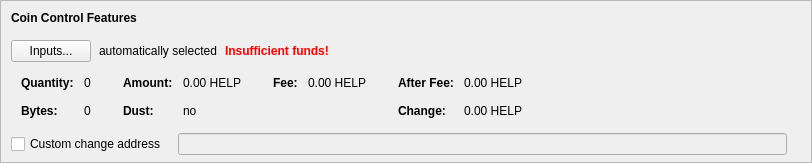
    <widget class="QFrame" name="frameCoinControl">
     <property name="sizePolicy">
      <sizepolicy hsizetype="Expanding" vsizetype="Expanding">
       <horstretch>0</horstretch>
       <verstretch>0</verstretch>
      </sizepolicy>
     </property>
     <property name="maximumSize">
      <size>
       <width>16777215</width>
       <height>16777215</height>
      </size>
     </property>
     <property name="frameShape">
      <enum>QFrame::StyledPanel</enum>
     </property>
     <property name="frameShadow">
      <enum>QFrame::Sunken</enum>
     </property>
     <layout class="QVBoxLayout" name="verticalLayoutCoinControl2">
      <property name="spacing">
       <number>0</number>
      </property>
      <property name="leftMargin">
       <number>0</number>
      </property>
      <property name="topMargin">
       <number>0</number>
      </property>
      <property name="rightMargin">
       <number>0</number>
      </property>
      <property name="bottomMargin">
       <number>6</number>
      </property>
      <item>
       <layout class="QVBoxLayout" name="verticalLayoutCoinControl" stretch="0,0,0,0,1">
        <property name="spacing">
         <number>0</number>
        </property>
        <property name="leftMargin">
         <number>10</number>
        </property>
        <property name="topMargin">
         <number>10</number>
        </property>
        <item>
         <layout class="QHBoxLayout" name="horizontalLayoutCoinControl1">
          <property name="bottomMargin">
           <number>15</number>
          </property>
          <item>
           <widget class="QLabel" name="labelCoinControlFeatures">
            <property name="sizePolicy">
             <sizepolicy hsizetype="Preferred" vsizetype="Maximum">
              <horstretch>0</horstretch>
              <verstretch>0</verstretch>
             </sizepolicy>
            </property>
            <property name="font">
             <font>
              <weight>75</weight>
              <bold>true</bold>
             </font>
            </property>
            <property name="styleSheet">
             <string notr="true">font-weight:bold;</string>
            </property>
            <property name="text">
             <string>Coin Control Features</string>
            </property>
           </widget>
          </item>
         </layout>
        </item>
        <item>
         <layout class="QHBoxLayout" name="horizontalLayoutCoinControl2" stretch="0,0,0,0">
          <property name="spacing">
           <number>8</number>
          </property>
          <property name="bottomMargin">
           <number>10</number>
          </property>
          <item>
           <widget class="QPushButton" name="pushButtonCoinControl">
            <property name="styleSheet">
             <string notr="true"/>
            </property>
            <property name="text">
             <string>Inputs...</string>
            </property>
            <property name="autoDefault">
             <bool>false</bool>
            </property>
           </widget>
          </item>
          <item>
           <widget class="QLabel" name="labelCoinControlAutomaticallySelected">
            <property name="text">
             <string>automatically selected</string>
            </property>
            <property name="margin">
             <number>5</number>
            </property>
           </widget>
          </item>
          <item>
           <widget class="QLabel" name="labelCoinControlInsuffFunds">
            <property name="font">
             <font>
              <weight>75</weight>
              <bold>true</bold>
             </font>
            </property>
            <property name="styleSheet">
             <string notr="true">color:red;font-weight:bold;</string>
            </property>
            <property name="text">
             <string>Insufficient funds!</string>
            </property>
            <property name="margin">
             <number>5</number>
            </property>
           </widget>
          </item>
          <item>
           <spacer name="horizontalSpacerCoinControl">
            <property name="orientation">
             <enum>Qt::Horizontal</enum>
            </property>
            <property name="sizeHint" stdset="0">
             <size>
              <width>40</width>
              <height>1</height>
             </size>
            </property>
           </spacer>
          </item>
         </layout>
        </item>
        <item>
         <widget class="QWidget" name="widgetCoinControl" native="true">
          <property name="sizePolicy">
           <sizepolicy hsizetype="Preferred" vsizetype="Preferred">
            <horstretch>0</horstretch>
            <verstretch>0</verstretch>
           </sizepolicy>
          </property>
          <property name="minimumSize">
           <size>
            <width>0</width>
            <height>0</height>
           </size>
          </property>
          <property name="styleSheet">
           <string notr="true"/>
          </property>
          <layout class="QHBoxLayout" name="horizontalLayoutCoinControl5">
           <property name="leftMargin">
            <number>0</number>
           </property>
           <property name="topMargin">
            <number>0</number>
           </property>
           <property name="rightMargin">
            <number>0</number>
           </property>
           <property name="bottomMargin">
            <number>0</number>
           </property>
           <item>
            <layout class="QHBoxLayout" name="horizontalLayoutCoinControl3" stretch="0,0,0,1">
             <property name="spacing">
              <number>20</number>
             </property>
             <property name="topMargin">
              <number>0</number>
             </property>
             <property name="bottomMargin">
              <number>10</number>
             </property>
             <item>
              <layout class="QFormLayout" name="formLayoutCoinControl1">
               <property name="horizontalSpacing">
                <number>10</number>
               </property>
               <property name="verticalSpacing">
                <number>14</number>
               </property>
               <property name="leftMargin">
                <number>10</number>
               </property>
               <property name="topMargin">
                <number>4</number>
               </property>
               <property name="rightMargin">
                <number>6</number>
               </property>
               <item row="0" column="0">
                <widget class="QLabel" name="labelCoinControlQuantityText">
                 <property name="font">
                  <font>
                   <weight>75</weight>
                   <bold>true</bold>
                  </font>
                 </property>
                 <property name="text">
                  <string>Quantity:</string>
                 </property>
                 <property name="margin">
                  <number>0</number>
                 </property>
                </widget>
               </item>
               <item row="0" column="1">
                <widget class="QLabel" name="labelCoinControlQuantity">
                 <property name="cursor">
                  <cursorShape>IBeamCursor</cursorShape>
                 </property>
                 <property name="contextMenuPolicy">
                  <enum>Qt::ActionsContextMenu</enum>
                 </property>
                 <property name="text">
                  <string notr="true">0</string>
                 </property>
                 <property name="margin">
                  <number>0</number>
                 </property>
                 <property name="textInteractionFlags">
                  <set>Qt::LinksAccessibleByMouse|Qt::TextSelectableByKeyboard|Qt::TextSelectableByMouse</set>
                 </property>
                </widget>
               </item>
               <item row="1" column="0">
                <widget class="QLabel" name="labelCoinControlBytesText">
                 <property name="font">
                  <font>
                   <weight>75</weight>
                   <bold>true</bold>
                  </font>
                 </property>
                 <property name="text">
                  <string>Bytes:</string>
                 </property>
                </widget>
               </item>
               <item row="1" column="1">
                <widget class="QLabel" name="labelCoinControlBytes">
                 <property name="cursor">
                  <cursorShape>IBeamCursor</cursorShape>
                 </property>
                 <property name="contextMenuPolicy">
                  <enum>Qt::ActionsContextMenu</enum>
                 </property>
                 <property name="text">
                  <string notr="true">0</string>
                 </property>
                 <property name="textInteractionFlags">
                  <set>Qt::LinksAccessibleByMouse|Qt::TextSelectableByKeyboard|Qt::TextSelectableByMouse</set>
                 </property>
                </widget>
               </item>
              </layout>
             </item>
             <item>
              <layout class="QFormLayout" name="formLayoutCoinControl2">
               <property name="horizontalSpacing">
                <number>10</number>
               </property>
               <property name="verticalSpacing">
                <number>14</number>
               </property>
               <property name="leftMargin">
                <number>6</number>
               </property>
               <property name="topMargin">
                <number>4</number>
               </property>
               <property name="rightMargin">
                <number>6</number>
               </property>
               <item row="0" column="0">
                <widget class="QLabel" name="labelCoinControlAmountText">
                 <property name="font">
                  <font>
                   <weight>75</weight>
                   <bold>true</bold>
                  </font>
                 </property>
                 <property name="text">
                  <string>Amount:</string>
                 </property>
                 <property name="margin">
                  <number>0</number>
                 </property>
                </widget>
               </item>
               <item row="0" column="1">
                <widget class="QLabel" name="labelCoinControlAmount">
                 <property name="cursor">
                  <cursorShape>IBeamCursor</cursorShape>
                 </property>
                 <property name="contextMenuPolicy">
                  <enum>Qt::ActionsContextMenu</enum>
                 </property>
                 <property name="text">
                  <string notr="true">0.00 HELP</string>
                 </property>
                 <property name="textInteractionFlags">
                  <set>Qt::LinksAccessibleByMouse|Qt::TextSelectableByKeyboard|Qt::TextSelectableByMouse</set>
                 </property>
                </widget>
               </item>
               <item row="1" column="0">
                <widget class="QLabel" name="labelCoinControlLowOutputText">
                 <property name="font">
                  <font>
                   <weight>75</weight>
                   <bold>true</bold>
                  </font>
                 </property>
                 <property name="text">
                  <string>Dust:</string>
                 </property>
                </widget>
               </item>
               <item row="1" column="1">
                <widget class="QLabel" name="labelCoinControlLowOutput">
                 <property name="cursor">
                  <cursorShape>IBeamCursor</cursorShape>
                 </property>
                 <property name="contextMenuPolicy">
                  <enum>Qt::ActionsContextMenu</enum>
                 </property>
                 <property name="text">
                  <string notr="true">no</string>
                 </property>
                 <property name="textInteractionFlags">
                  <set>Qt::LinksAccessibleByMouse|Qt::TextSelectableByKeyboard|Qt::TextSelectableByMouse</set>
                 </property>
                </widget>
               </item>
              </layout>
             </item>
             <item>
              <layout class="QFormLayout" name="formLayoutCoinControl3">
               <property name="horizontalSpacing">
                <number>10</number>
               </property>
               <property name="verticalSpacing">
                <number>14</number>
               </property>
               <property name="leftMargin">
                <number>6</number>
               </property>
               <property name="topMargin">
                <number>4</number>
               </property>
               <property name="rightMargin">
                <number>6</number>
               </property>
               <item row="0" column="0">
                <widget class="QLabel" name="labelCoinControlFeeText">
                 <property name="font">
                  <font>
                   <weight>75</weight>
                   <bold>true</bold>
                  </font>
                 </property>
                 <property name="text">
                  <string>Fee:</string>
                 </property>
                 <property name="margin">
                  <number>0</number>
                 </property>
                </widget>
               </item>
               <item row="0" column="1">
                <widget class="QLabel" name="labelCoinControlFee">
                 <property name="cursor">
                  <cursorShape>IBeamCursor</cursorShape>
                 </property>
                 <property name="contextMenuPolicy">
                  <enum>Qt::ActionsContextMenu</enum>
                 </property>
                 <property name="text">
                  <string notr="true">0.00 HELP</string>
                 </property>
                 <property name="textInteractionFlags">
                  <set>Qt::LinksAccessibleByMouse|Qt::TextSelectableByKeyboard|Qt::TextSelectableByMouse</set>
                 </property>
                </widget>
               </item>
              </layout>
             </item>
             <item>
              <layout class="QFormLayout" name="formLayoutCoinControl4">
               <property name="horizontalSpacing">
                <number>10</number>
               </property>
               <property name="verticalSpacing">
                <number>14</number>
               </property>
               <property name="leftMargin">
                <number>6</number>
               </property>
               <property name="topMargin">
                <number>4</number>
               </property>
               <property name="rightMargin">
                <number>6</number>
               </property>
               <item row="0" column="0">
                <widget class="QLabel" name="labelCoinControlAfterFeeText">
                 <property name="font">
                  <font>
                   <weight>75</weight>
                   <bold>true</bold>
                  </font>
                 </property>
                 <property name="text">
                  <string>After Fee:</string>
                 </property>
                 <property name="margin">
                  <number>0</number>
                 </property>
                </widget>
               </item>
               <item row="0" column="1">
                <widget class="QLabel" name="labelCoinControlAfterFee">
                 <property name="cursor">
                  <cursorShape>IBeamCursor</cursorShape>
                 </property>
                 <property name="contextMenuPolicy">
                  <enum>Qt::ActionsContextMenu</enum>
                 </property>
                 <property name="text">
                  <string notr="true">0.00 HELP</string>
                 </property>
                 <property name="textInteractionFlags">
                  <set>Qt::LinksAccessibleByMouse|Qt::TextSelectableByKeyboard|Qt::TextSelectableByMouse</set>
                 </property>
                </widget>
               </item>
               <item row="1" column="0">
                <widget class="QLabel" name="labelCoinControlChangeText">
                 <property name="font">
                  <font>
                   <weight>75</weight>
                   <bold>true</bold>
                  </font>
                 </property>
                 <property name="text">
                  <string>Change:</string>
                 </property>
                </widget>
               </item>
               <item row="1" column="1">
                <widget class="QLabel" name="labelCoinControlChange">
                 <property name="cursor">
                  <cursorShape>IBeamCursor</cursorShape>
                 </property>
                 <property name="contextMenuPolicy">
                  <enum>Qt::ActionsContextMenu</enum>
                 </property>
                 <property name="text">
                  <string notr="true">0.00 HELP</string>
                 </property>
                 <property name="textInteractionFlags">
                  <set>Qt::LinksAccessibleByMouse|Qt::TextSelectableByKeyboard|Qt::TextSelectableByMouse</set>
                 </property>
                </widget>
               </item>
              </layout>
             </item>
            </layout>
           </item>
          </layout>
         </widget>
        </item>
        <item>
         <layout class="QHBoxLayout" name="horizontalLayoutCoinControl4" stretch="0,0,0">
          <property name="spacing">
           <number>12</number>
          </property>
          <property name="sizeConstraint">
           <enum>QLayout::SetDefaultConstraint</enum>
          </property>
          <property name="topMargin">
           <number>5</number>
          </property>
          <property name="rightMargin">
           <number>5</number>
          </property>
          <item>
           <widget class="QCheckBox" name="checkBoxCoinControlChange">
            <property name="toolTip">
             <string>If this is activated, but the change address is empty or invalid, change will be sent to a newly generated address.</string>
            </property>
            <property name="text">
             <string>Custom change address</string>
            </property>
           </widget>
          </item>
          <item>
           <widget class="QValidatedLineEdit" name="lineEditCoinControlChange">
            <property name="enabled">
             <bool>false</bool>
            </property>
            <property name="sizePolicy">
             <sizepolicy hsizetype="Expanding" vsizetype="Fixed">
              <horstretch>0</horstretch>
              <verstretch>0</verstretch>
             </sizepolicy>
            </property>
           </widget>
          </item>
          <item>
           <widget class="QLabel" name="labelCoinControlChangeLabel">
            <property name="sizePolicy">
             <sizepolicy hsizetype="Preferred" vsizetype="Expanding">
              <horstretch>0</horstretch>
              <verstretch>0</verstretch>
             </sizepolicy>
            </property>
            <property name="minimumSize">
             <size>
              <width>0</width>
              <height>0</height>
             </size>
            </property>
            <property name="text">
             <string/>
            </property>
            <property name="margin">
             <number>3</number>
            </property>
           </widget>
          </item>
         </layout>
        </item>
        <item>
         <spacer name="verticalSpacerCoinControl">
          <property name="orientation">
           <enum>Qt::Vertical</enum>
          </property>
          <property name="sizeHint" stdset="0">
           <size>
            <width>800</width>
            <height>1</height>
           </size>
          </property>
         </spacer>
        </item>
       </layout>
      </item>
     </layout>
    </widget>
